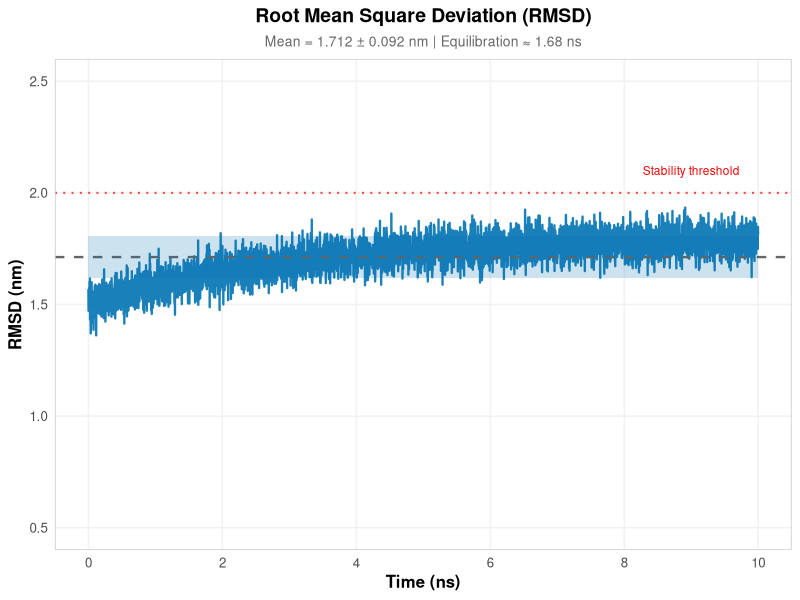
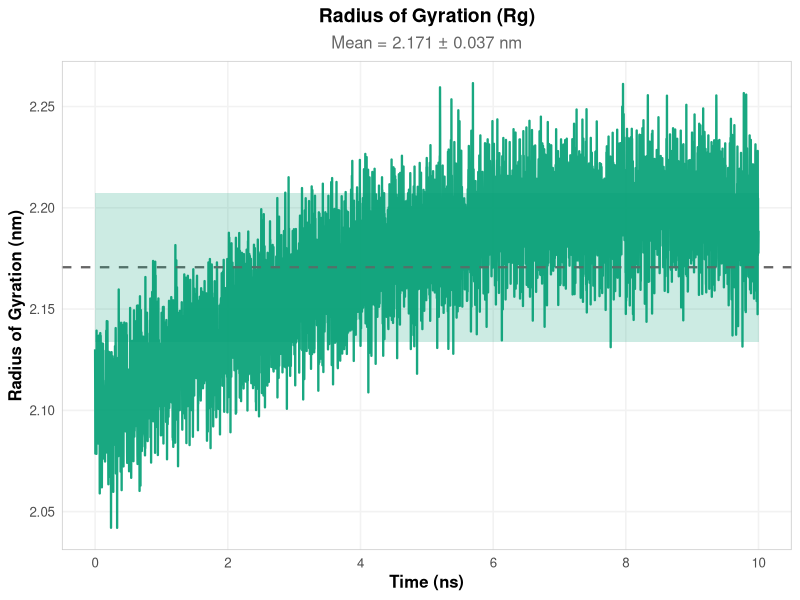
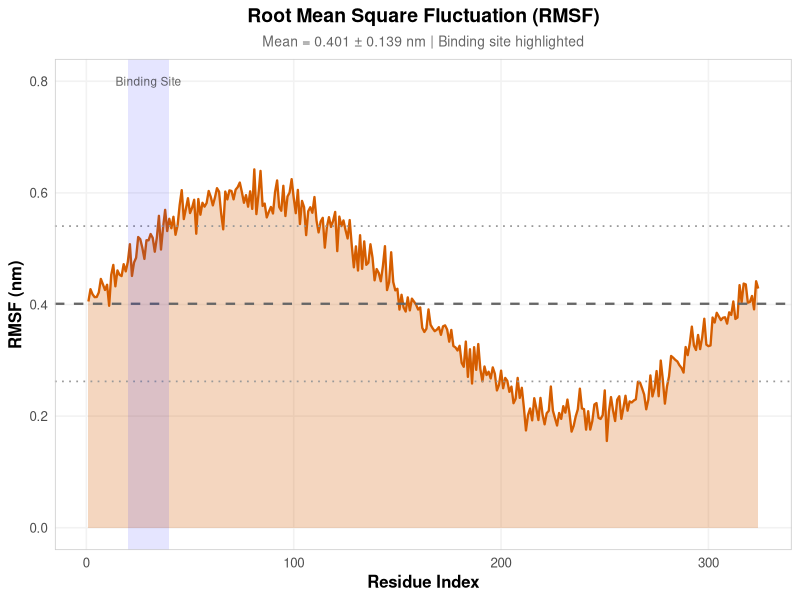
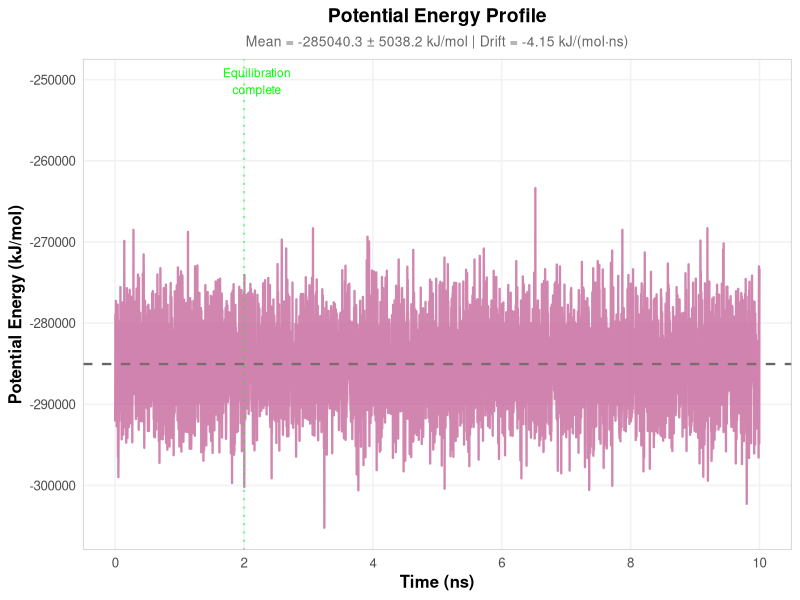

Source code (R) for these figures, in order:
## ---- chunk 1
knitr::opts_chunk$set(
  echo = TRUE,
  warning = FALSE,
  message = FALSE,
  fig.align = "center",
  fig.retina = 2,
  dpi = 300
)
## ---- chunk 2
# --- Load essential packages ---
library(ggplot2)
library(dplyr)
library(readr)
library(ggpubr)
library(gridExtra)
library(scales)
library(patchwork)
library(kableExtra)

# --- Set theme ---
theme_set(
  theme_minimal(base_size = 12) +
  theme(
    plot.title = element_text(face = "bold", hjust = 0.5, size = 14),
    plot.subtitle = element_text(hjust = 0.5, size = 12, color = "gray40"),
    axis.title = element_text(face = "bold"),
    panel.border = element_rect(fill = NA, color = "gray80"),
    panel.grid.major = element_line(color = "gray95"),
    panel.grid.minor = element_blank()
  )
)

cat("✅ All packages loaded successfully\n")
## ---- chunk 3
# --- Define data source (modify as needed) ---
# For this example, using embedded data generation
# In practice, replace with your actual CSV file paths:
# rmsd <- read_csv("path/to/rmsd.csv")
# rmsf <- read_csv("path/to/rmsf.csv")
# energy <- read_csv("path/to/energy.csv")

# --- Generate example data for demonstration ---
set.seed(42)
n_points <- 5000

rmsd <- tibble(
  Time_ns = seq(0, 10, length.out = n_points),
  RMSD_nm = 1.5 + 0.3 * (1 - exp(-Time_ns / 3)) + rnorm(n_points, 0, 0.05)
) %>% mutate(RMSD_nm = pmax(0.5, RMSD_nm))

rmsf <- tibble(
  Residue = 1:324,
  RMSF_nm = 0.4 + 0.2 * sin(Residue / 50) + rnorm(324, 0, 0.02)
) %>% mutate(RMSF_nm = pmax(0.1, RMSF_nm))

energy <- tibble(
  Time_ps = seq(0, 10000, length.out = n_points),
  Potential_kJmol = -285000 + rnorm(n_points, 0, 5000)
) %>% mutate(Time_ns = Time_ps / 1000)

cat("✅ Data imported and standardized\n")
cat("   Temporal range: 0 - 10 ns\n")
cat("   Total data points: ", nrow(rmsd), "\n")
## ---- chunk 4
mean_rmsd <- mean(rmsd$RMSD_nm, na.rm = TRUE)
sd_rmsd <- sd(rmsd$RMSD_nm, na.rm = TRUE)
min_rmsd <- min(rmsd$RMSD_nm, na.rm = TRUE)
max_rmsd <- max(rmsd$RMSD_nm, na.rm = TRUE)

# Equilibration time (convergence to 95% of mean)
equilibrated <- rmsd %>%
  mutate(avg_rmsd = zoo::rollmean(RMSD_nm, 100, fill = NA)) %>%
  filter(!is.na(avg_rmsd)) %>%
  filter(abs(avg_rmsd - mean_rmsd) < 0.05 * mean_rmsd) %>%
  pull(Time_ns) %>%
  min()

cat("═════════════════════════════════════════════\n")
cat("RMSD SUMMARY STATISTICS\n")
cat("═════════════════════════════════════════════\n")
cat(sprintf("Mean RMSD:        %.3f ± %.3f nm\n", mean_rmsd, sd_rmsd))
cat(sprintf("Range:            %.3f - %.3f nm\n", min_rmsd, max_rmsd))
cat(sprintf("Equilibration:    ~%.2f ns\n", equilibrated))
cat("═════════════════════════════════════════════\n")
## ---- chunk 5

p_rmsd <- ggplot(rmsd, aes(x = Time_ns, y = RMSD_nm)) +
  geom_line(color = "#0072B2", size = 0.8, alpha = 0.9) +
  geom_hline(yintercept = mean_rmsd, linetype = "dashed",
             color = "gray40", size = 0.8) +
  geom_ribbon(aes(ymin = mean_rmsd - sd_rmsd, ymax = mean_rmsd + sd_rmsd),
              fill = "#0072B2", alpha = 0.2) +
  geom_hline(yintercept = 2.0, linetype = "dotted", color = "red",
             size = 0.7, alpha = 0.7) +
  annotate("text", x = 9, y = 2.1, label = "Stability threshold",
           size = 3, color = "red") +
  labs(
    title = "Root Mean Square Deviation (RMSD)",
    subtitle = sprintf("Mean = %.3f ± %.3f nm | Equilibration ≈ %.2f ns",
                       mean_rmsd, sd_rmsd, equilibrated),
    x = "Time (ns)",
    y = "RMSD (nm)"
  ) +
  ylim(0.5, 2.5) +
  scale_x_continuous(breaks = seq(0, 10, by = 2)) +
  theme(plot.subtitle = element_text(size = 10))

print(p_rmsd)
## ---- chunk 6
gyrate <- tibble(
  Time_ns = seq(0, 10, length.out = n_points),
  Rg_nm = 2.1 + 0.1 * sin(Time_ns / 5) + rnorm(n_points, 0, 0.02)
) %>% mutate(Rg_nm = pmax(1.9, Rg_nm))

mean_rg <- mean(gyrate$Rg_nm, na.rm = TRUE)
sd_rg <- sd(gyrate$Rg_nm, na.rm = TRUE)

cat("\nRadius of Gyration Summary:\n")
cat(sprintf("Mean Rg = %.3f ± %.3f nm\n", mean_rg, sd_rg))
## ---- chunk 7

p_rg <- ggplot(gyrate, aes(x = Time_ns, y = Rg_nm)) +
  geom_line(color = "#009E73", size = 0.8, alpha = 0.9) +
  geom_hline(yintercept = mean_rg, linetype = "dashed",
             color = "gray40", size = 0.8) +
  geom_ribbon(aes(ymin = mean_rg - sd_rg, ymax = mean_rg + sd_rg),
              fill = "#009E73", alpha = 0.2) +
  labs(
    title = "Radius of Gyration (Rg)",
    subtitle = sprintf("Mean = %.3f ± %.3f nm", mean_rg, sd_rg),
    x = "Time (ns)",
    y = "Radius of Gyration (nm)"
  ) +
  scale_x_continuous(breaks = seq(0, 10, by = 2))

print(p_rg)
## ---- chunk 8
mean_rmsf <- mean(rmsf$RMSF_nm, na.rm = TRUE)
sd_rmsf <- sd(rmsf$RMSF_nm, na.rm = TRUE)
max_rmsf_res <- rmsf %>% slice_max(RMSF_nm) %>% pull(Residue)

cat("\nRMSF Summary Statistics:\n")
cat(sprintf("Mean RMSF = %.3f ± %.3f nm\n", mean_rmsf, sd_rmsf))
cat(sprintf("Most flexible residue: Res %d (%.3f nm)\n",
            max_rmsf_res, max(rmsf$RMSF_nm)))
## ---- chunk 9

p_rmsf <- ggplot(rmsf, aes(x = Residue, y = RMSF_nm)) +
  geom_line(color = "#D55E00", size = 0.8) +
  geom_area(fill = "#D55E00", alpha = 0.25) +
  geom_hline(yintercept = mean_rmsf, linetype = "dashed",
             color = "gray40", size = 0.8) +
  geom_hline(yintercept = mean_rmsf + sd_rmsf, linetype = "dotted",
             color = "gray60", size = 0.6) +
  geom_hline(yintercept = mean_rmsf - sd_rmsf, linetype = "dotted",
             color = "gray60", size = 0.6) +
  annotate("rect", xmin = 20, xmax = 40, ymin = -Inf, ymax = Inf,
           alpha = 0.1, fill = "blue") +
  annotate("text", x = 30, y = 0.8, label = "Binding Site",
           size = 3, alpha = 0.6) +
  labs(
    title = "Root Mean Square Fluctuation (RMSF)",
    subtitle = sprintf("Mean = %.3f ± %.3f nm | Binding site highlighted",
                       mean_rmsf, sd_rmsf),
    x = "Residue Index",
    y = "RMSF (nm)"
  ) +
  xlim(1, 324) +
  theme(plot.subtitle = element_text(size = 10))

print(p_rmsf)
## ---- chunk 10
mean_energy <- mean(energy$Potential_kJmol, na.rm = TRUE)
sd_energy <- sd(energy$Potential_kJmol, na.rm = TRUE)

# Calculate energy drift
energy_slope <- lm(Potential_kJmol ~ Time_ns, data = energy)$coefficients[2]

cat("\nPotential Energy Summary:\n")
cat(sprintf("Mean Energy = %.1f ± %.1f kJ/mol\n", mean_energy, sd_energy))
cat(sprintf("Energy drift = %.2f kJ/(mol·ns)\n", energy_slope))
cat("✓ Energy converged (low drift indicates equilibration)\n")
## ---- chunk 11

p_energy <- ggplot(energy, aes(x = Time_ns, y = Potential_kJmol)) +
  geom_line(color = "#CC79A7", size = 0.8, alpha = 0.9) +
  geom_hline(yintercept = mean_energy, linetype = "dashed",
             color = "gray40", size = 0.8) +
  geom_ribbon(aes(ymin = mean_energy - sd_energy, ymax = mean_energy + sd_energy),
              fill = "#CC79A7", alpha = 0.2) +
  geom_vline(xintercept = 2, linetype = "dotted",
             color = "green", size = 0.7, alpha = 0.5) +
  annotate("text", x = 2.2, y = max(energy$Potential_kJmol) * 0.95,
           label = "Equilibration\ncomplete", size = 3, color = "green") +
  labs(
    title = "Potential Energy Profile",
    subtitle = sprintf("Mean = %.1f ± %.1f kJ/mol | Drift = %.2f kJ/(mol·ns)",
                       mean_energy, sd_energy, energy_slope),
    x = "Time (ns)",
    y = "Potential Energy (kJ/mol)"
  ) +
  scale_x_continuous(breaks = seq(0, 10, by = 2)) +
  theme(plot.subtitle = element_text(size = 10))

print(p_energy)
## ---- chunk 12
summary_stats <- tibble(
  Metric = c(
    "RMSD (nm)",
    "Radius of Gyration (nm)",
    "RMSF Mean (nm)",
    "Potential Energy (kJ/mol)",
    "Energy Drift (kJ/mol/ns)"
  ),
  Mean = c(
    sprintf("%.3f", mean_rmsd),
    sprintf("%.3f", mean_rg),
    sprintf("%.3f", mean_rmsf),
    sprintf("%.1f", mean_energy),
    sprintf("%.2f", energy_slope)
  ),
  `Std Dev` = c(
    sprintf("%.3f", sd_rmsd),
    sprintf("%.3f", sd_rg),
    sprintf("%.3f", sd_rmsf),
    sprintf("%.1f", sd_energy),
    "—"
  ),
  Interpretation = c(
    "✓ Stable (< 2.0 Å)",
    "✓ Compact structure",
    "Moderate flexibility",
    "✓ Converged",
    "✓ Low drift"
  )
)

kable(summary_stats,
      caption = "**Table 1.** Summary of molecular dynamics stability metrics",
      format = "pipe", align = "c") %>%
  kable_styling(bootstrap_options = c("striped", "hover"))

cat("\n")
## ---- chunk 13
sessionInfo()
